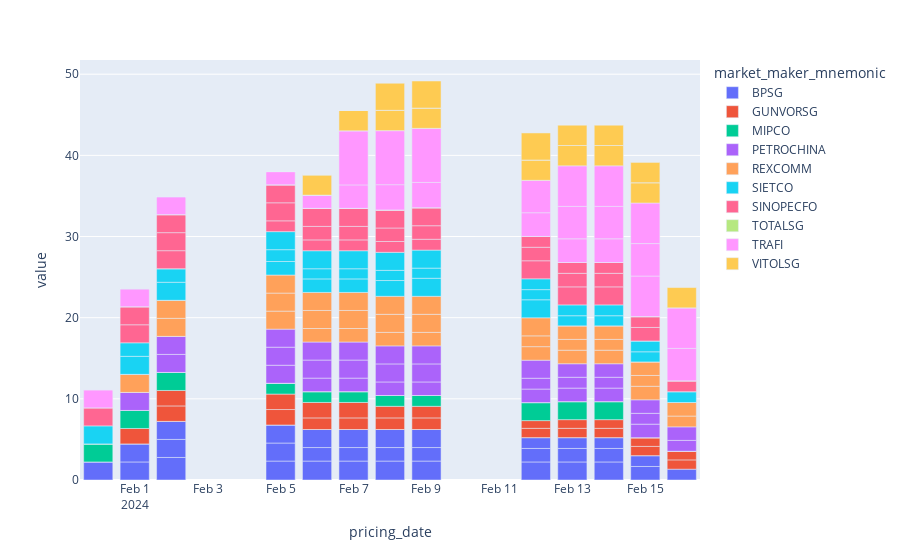

Write notebook code for a chart like this one.
### Code cell
fltr = excel_df.order_date > '2024-01-15'
plot_df = excel_df[fltr].drop(columns='order_date')

px.bar(plot_df)
